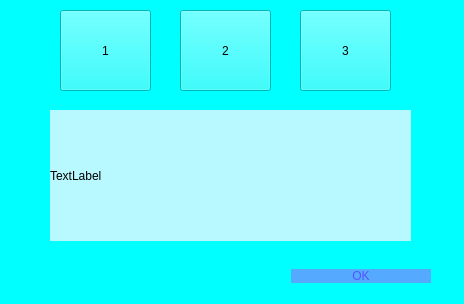
<?xml version="1.0" encoding="UTF-8"?>
<ui version="4.0">
 <class>InfoDialogWindow</class>
 <widget class="QDialog" name="InfoDialogWindow">
  <property name="geometry">
   <rect>
    <x>0</x>
    <y>0</y>
    <width>464</width>
    <height>304</height>
   </rect>
  </property>
  <property name="windowTitle">
   <string>Dialog</string>
  </property>
  <property name="styleSheet">
   <string notr="true">background-color: rgb(0, 255, 255);</string>
  </property>
  <widget class="QDialogButtonBox" name="OkButton">
   <property name="geometry">
    <rect>
     <x>90</x>
     <y>260</y>
     <width>341</width>
     <height>32</height>
    </rect>
   </property>
   <property name="styleSheet">
    <string notr="true">
QPushButton {
font: 16pt &quot;Franklin Gothic Heavy&quot;;
width:140px;

border-radius: 25px;
background-color: rgb(85, 170, 255);
color: rgb(85, 85, 255);

}

QPushButton:hover{
background-color: rgb(50, 110, 255);
color: rgb(255, 255, 255);

}

QPushButton:pressed{
background-color: rgb(100, 170, 255);
}

</string>
   </property>
   <property name="orientation">
    <enum>Qt::Horizontal</enum>
   </property>
   <property name="standardButtons">
    <set>QDialogButtonBox::Ok</set>
   </property>
  </widget>
  <widget class="QPushButton" name="simple_button">
   <property name="geometry">
    <rect>
     <x>60</x>
     <y>10</y>
     <width>91</width>
     <height>81</height>
    </rect>
   </property>
   <property name="styleSheet">
    <string notr="true">
QPushButton {
image: &quot;C:\\Users\\Alex\\Downloads\\pngegg.png&quot;;
font: 22pt &quot;Franklin Gothic Heavy&quot;;

border-radius: 25px;
	background-color: rgb(255, 0, 0);
color: rgb(85, 85, 255);

}

QPushButton:hover{
background-color: rgb(50, 110, 255);
color: rgb(255, 255, 255);

}

QPushButton:pressed{
background-color: rgb(100, 170, 255);
}

</string>
   </property>
   <property name="text">
    <string>1</string>
   </property>
   <property name="iconSize">
    <size>
     <width>80</width>
     <height>80</height>
    </size>
   </property>
  </widget>
  <widget class="QPushButton" name="modern_button">
   <property name="geometry">
    <rect>
     <x>180</x>
     <y>10</y>
     <width>91</width>
     <height>81</height>
    </rect>
   </property>
   <property name="styleSheet">
    <string notr="true">
QPushButton {
image: &quot;C:\\Users\\Alex\\Downloads\\pngegg.png&quot;;
font: 22pt &quot;Franklin Gothic Heavy&quot;;

border-radius: 25px;
	background-color: rgb(255, 0, 0);
color: rgb(85, 85, 255);

}

QPushButton:hover{
background-color: rgb(50, 110, 255);
color: rgb(255, 255, 255);

}

QPushButton:pressed{
background-color: rgb(100, 170, 255);
}

</string>
   </property>
   <property name="text">
    <string>2</string>
   </property>
   <property name="iconSize">
    <size>
     <width>80</width>
     <height>80</height>
    </size>
   </property>
  </widget>
  <widget class="QPushButton" name="azer_button">
   <property name="geometry">
    <rect>
     <x>300</x>
     <y>10</y>
     <width>91</width>
     <height>81</height>
    </rect>
   </property>
   <property name="styleSheet">
    <string notr="true">
QPushButton {
image: &quot;C:\\Users\\Alex\\Downloads\\pngegg.png&quot;;
font: 22pt &quot;Franklin Gothic Heavy&quot;;

border-radius: 25px;
	background-color: rgb(255, 0, 0);
color: rgb(85, 85, 255);

}

QPushButton:hover{
background-color: rgb(50, 110, 255);
color: rgb(255, 255, 255);

}

QPushButton:pressed{
background-color: rgb(100, 170, 255);
}

</string>
   </property>
   <property name="text">
    <string>3</string>
   </property>
   <property name="iconSize">
    <size>
     <width>80</width>
     <height>80</height>
    </size>
   </property>
  </widget>
  <widget class="QLabel" name="info_label">
   <property name="geometry">
    <rect>
     <x>50</x>
     <y>110</y>
     <width>361</width>
     <height>131</height>
    </rect>
   </property>
   <property name="styleSheet">
    <string notr="true">background-color: rgb(184, 248, 255);
font: 14pt &quot;Franklin Gothic Heavy&quot;;</string>
   </property>
   <property name="text">
    <string>TextLabel</string>
   </property>
   <property name="wordWrap">
    <bool>true</bool>
   </property>
  </widget>
 </widget>
 <resources/>
 <connections>
  <connection>
   <sender>OkButton</sender>
   <signal>accepted()</signal>
   <receiver>InfoDialogWindow</receiver>
   <slot>accept()</slot>
   <hints>
    <hint type="sourcelabel">
     <x>248</x>
     <y>254</y>
    </hint>
    <hint type="destinationlabel">
     <x>157</x>
     <y>274</y>
    </hint>
   </hints>
  </connection>
  <connection>
   <sender>OkButton</sender>
   <signal>rejected()</signal>
   <receiver>InfoDialogWindow</receiver>
   <slot>reject()</slot>
   <hints>
    <hint type="sourcelabel">
     <x>316</x>
     <y>260</y>
    </hint>
    <hint type="destinationlabel">
     <x>286</x>
     <y>274</y>
    </hint>
   </hints>
  </connection>
 </connections>
</ui>
